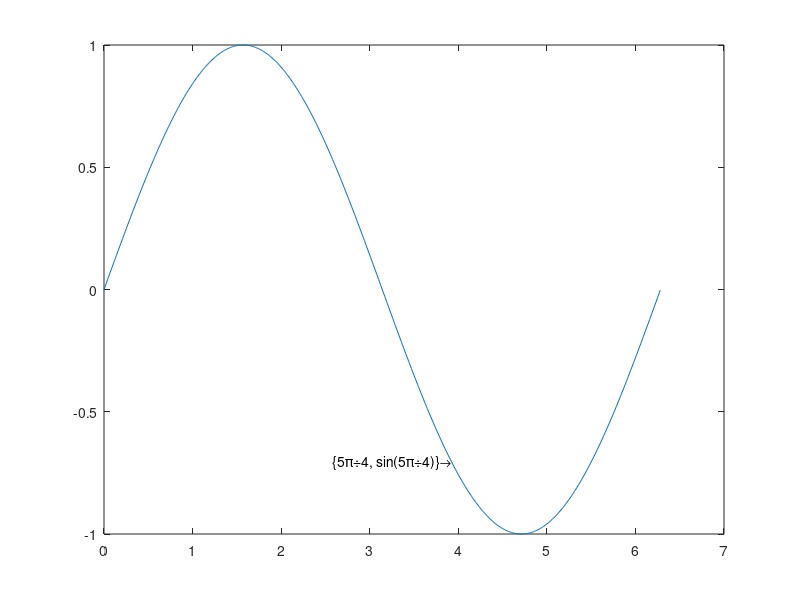
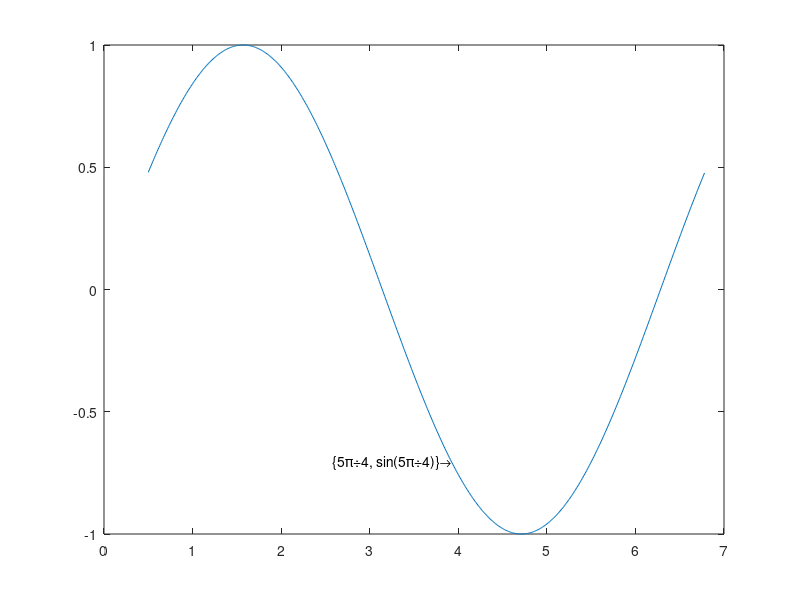

These charts were generated, in order, by the following MATLAB code:
x=0:0.01:6.28;
y=sin(x);
figure;plot(x,y)
text_handle = text('String','\{5\pi\div4, sin(5\pi\div4)\}\rightarrow',...
     'Position',[5*pi/4,sin(5*pi/4),0],'HorizontalAlignment','right')
x1=0.5:0.01:6.78;
y1=sin(x1);
figure;plot(x1,y1)
copyobj(text_handle,gca)